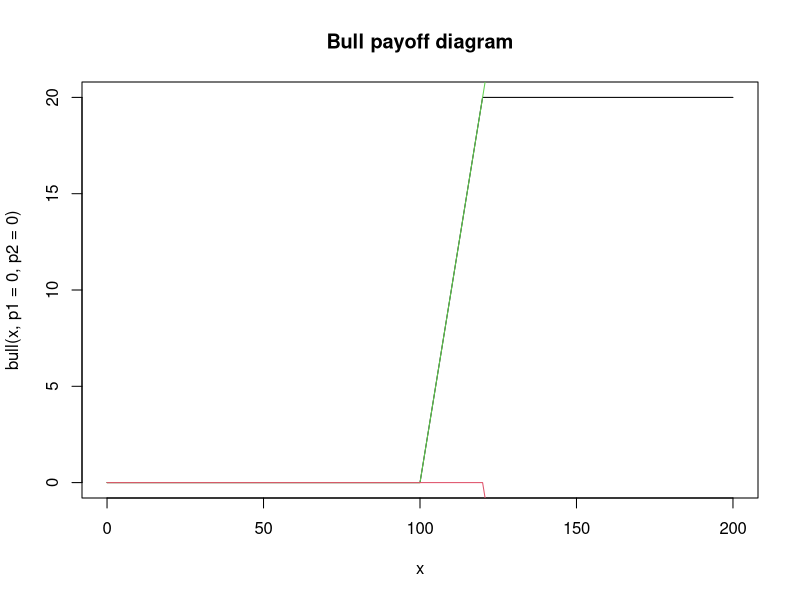
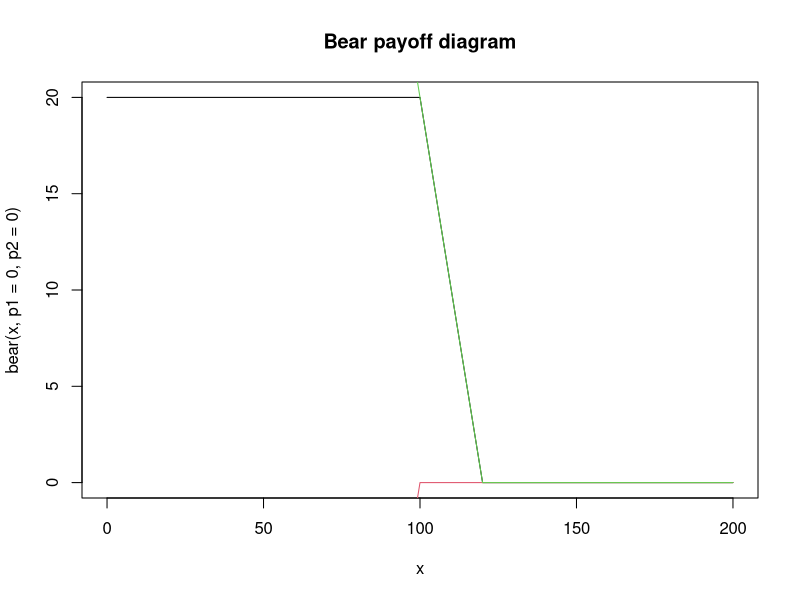
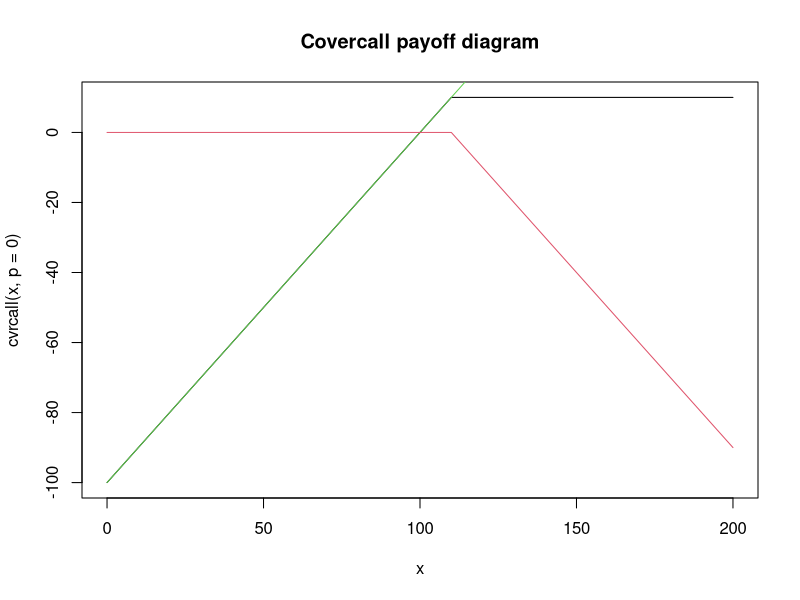
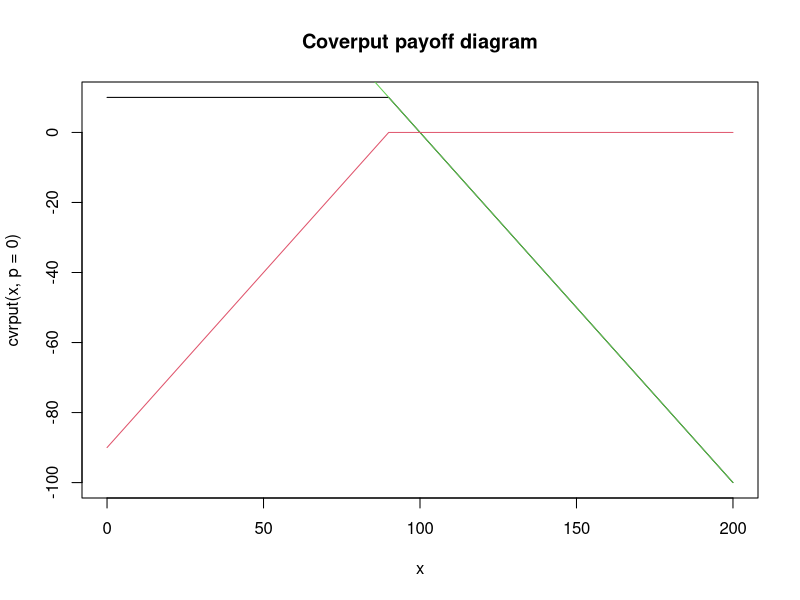
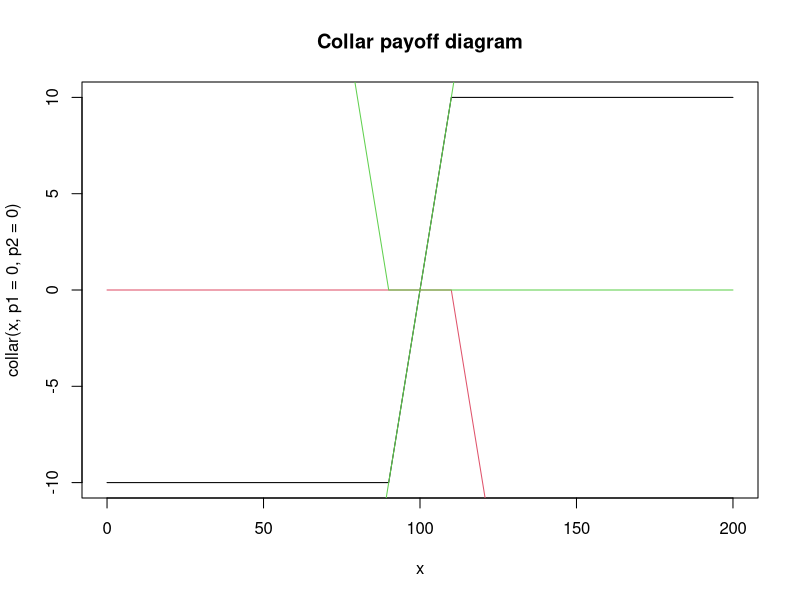
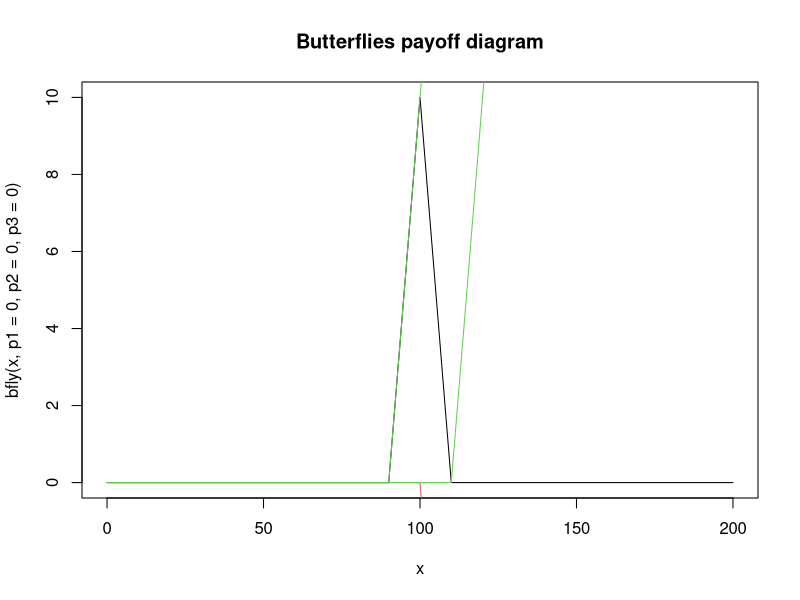
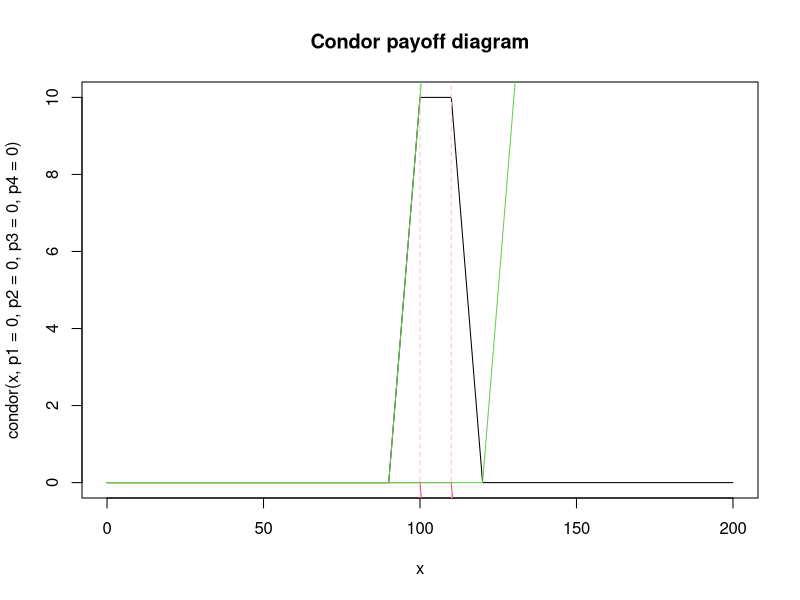
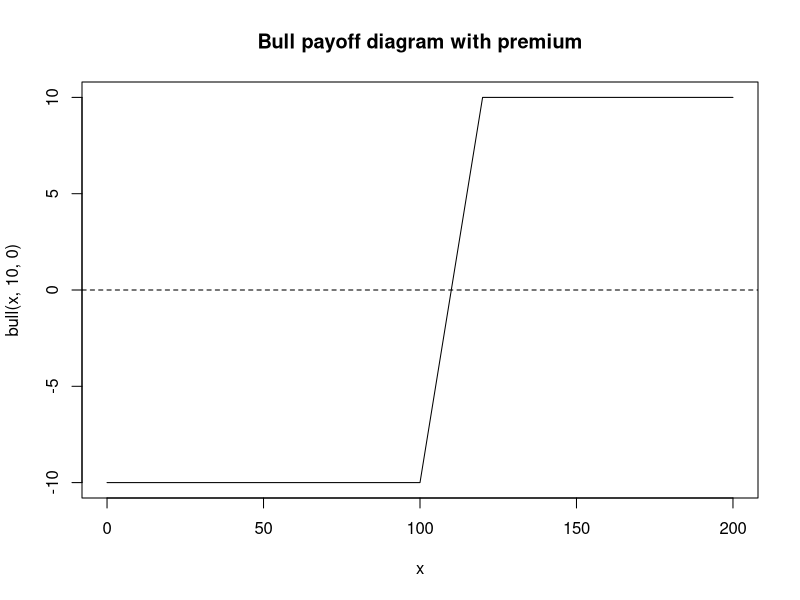

Here is the R script that generated these plots, in order:
#Hw3

#Júlia Albero, Sergi Cucala, Marc Luque, Carlo Sala

# exercise 1

# strategies
# w/ same expiry & underlying
# spot price: 100

# call, put & stock
# k: strike; s: stock
call <- function(k, s, p = 0) {
  (s - k) * (s > k) - p
} # max(s-k,0) - p
put <- function(k, s, p = 0) {
  (k - s) * (k > s) - p
} # max(k-s,0)-p
stock <- function(spot, s) {
  s - spot
}

# a. Payoff functions (no premium)
bull <- function(s, p1, p2) {
  call(100, s, p1) - call(120, s, p2)
}
bear <- function(s, p1, p2) {
  -put(100, s, p1) + put(120, s, p2)
}
cvrcall <- function(s, p) {
  stock(100, s) - call(110, s, p)
}
cvrput <- function(s, p) {
  -stock(100, s) - put(90, s, p)
}
collar <- function(s, p1, p2) {
  stock(100, s) - call(110, s, p1) + put(90, s, p2)
}
bfly <- function(s, p1, p2, p3) {
  call(90, s, p1) - 2 * call(100, s, p2) + call(110, s, p3)
}
condor <- function(s, p1, p2, p3, p4) {
  call(90, s, p1) - call(100, s, p2) - call(110, s, p3) + call(120, s, p4)
}

# b. Plots (no premiums)
par(mfrow = c(1, 1))

curve(bull(x, p1 = 0, p2 = 0), from = 0, to = 200, col = 1, main = "Bull payoff diagram")
curve(call(100, x), add = TRUE, from = 0, to = 200, col = 3)
curve(-call(120, x), add = TRUE, from = 0, to = 200, col = 2)

curve(bear(x, p1 = 0, p2 = 0), from = 0, to = 200, col = 1, main = "Bear payoff diagram")
curve(-put(100, x), add = TRUE, from = 0, to = 200, col = 2)
curve(put(120, x), add = TRUE, from = 0, to = 200, col = 3)

curve(cvrcall(x, p = 0), from = 0, to = 200, col = 1, main = "Covercall payoff diagram")
curve(stock(100, x), add = TRUE, from = 0, to = 200, col = 3)
curve(-call(110, x), add = TRUE, from = 0, to = 200, col = 2)

curve(cvrput(x, p = 0), from = 0, to = 200, col = 1, main = "Coverput payoff diagram")
curve(-stock(100, x), add = TRUE, from = 0, to = 200, col = 3)
curve(-put(90, x), add = TRUE, from = 0, to = 200, col = 2)

curve(collar(x, p1 = 0, p2 = 0), from = 0, to = 200, col = 1, main = "Collar payoff diagram")
curve(stock(100, x), add = TRUE, from = 0, to = 200, col = 3)
curve(-call(110, x), add = TRUE, from = 0, to = 200, col = 2)
curve(put(90, x), add = TRUE, from = 0, to = 200, col = 3)

curve(bfly(x, p1 = 0, p2 = 0, p3 = 0), from = 0, to = 200, col = 1, main = "Butterflies payoff diagram")
curve(call(90, x), add = TRUE, from = 0, to = 200, col = 3)
curve(-call(100, x), add = TRUE, from = 0, to = 200, col = 2)
curve(call(110, x), add = TRUE, from = 0, to = 200, col = 3)

curve(condor(x, p1 = 0, p2 = 0, p3 = 0, p4 = 0), from = 0, to = 200, col = 1, main = "Condor payoff diagram")
abline(v = 100, col = "pink", lty = 2, lwd = 1)
abline(v = 110, col = "pink", lty = 2, lwd = 1)
curve(call(90, x), add = TRUE, from = 0, to = 200, col = 3)
curve(-call(100, x), add = TRUE, from = 0, to = 200, col = 2)
curve(-call(110, x), add = TRUE, from = 0, to = 200, col = 2)
curve(call(120, x), add = TRUE, from = 0, to = 200, col = 3)

# d. Plots (arbitrary premiums)
curve(bull(x, 10, 0), from = 0, to = 200, col = 1, main = "Bull payoff diagram with premium")
abline(h = 0, lty = 2)

curve(bear(x, 0, 10), from = 0, to = 200, col = 1, main = "Bear payoff diagram with premium")
abline(h = 0, lty = 2)

curve(cvrcall(x, 45), from = 0, to = 200, col = 1, main = "Covercall payoff diagram with premium")
abline(h = 0, lty = 2)
curve(cvrcall(x, 30), add = TRUE, col = "pink")
curve(cvrcall(x, 20), add = TRUE, col = 3)

curve(cvrput(x, 45), from = 0, to = 200, col = 1, main = "Coverput payoff diagram with premium")
abline(h = 0, lty = 2)
curve(cvrput(x, 30), add = TRUE, col = "pink")
curve(cvrput(x, 20), add = TRUE, col = 3)

curve(bfly(x, 0, 0, 5), from = 0, to = 200, col = 1, main = "Butterflies payoff diagram with premium")
abline(h = 0, lty = 2)

curve(condor(x, 5, 0, 0, 0), from = 0, to = 200, col = 1, main = "Condor payoff diagram with premium")
abline(h = 0, lty = 2)
abline(v = 100, col = "pink", lty = 2, lwd = 1)
abline(v = 110, col = "pink", lty = 2, lwd = 1)


# exercise 2

arbitrage <- function(s) {
  call(58, s, 3) - stock(60, s) - put(58, s, 2)
}

curve(arbitrage, from = 0, to = 100, col = 1, main = "arbitrage")
curve(call(58, x, 3), add = TRUE, from = 0, to = 100, col = 3)
curve(-stock(60, x), add = TRUE, from = 0, to = 100, col = 3)
curve(-put(58, x, 2), add = TRUE, from = 0, to = 100, col = 3)
